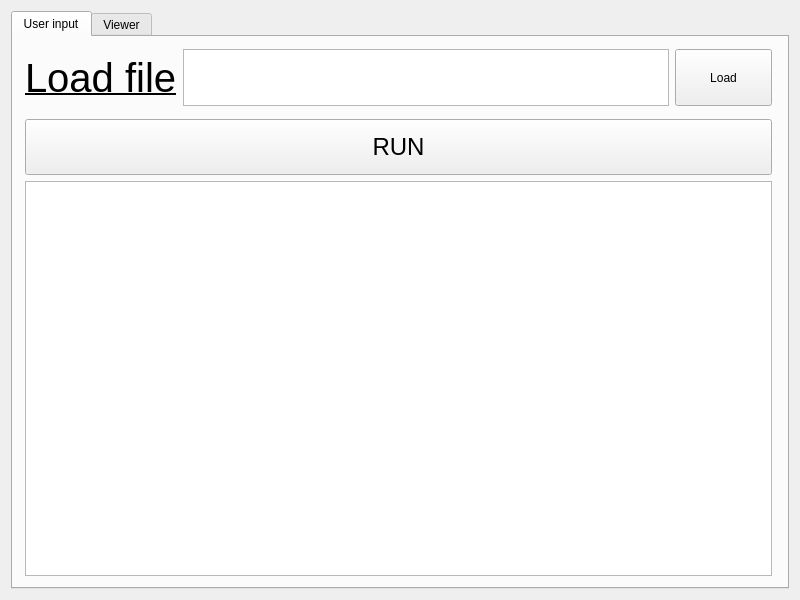
<?xml version="1.0" encoding="UTF-8"?>
<ui version="4.0">
 <class>MainWindow</class>
 <widget class="QMainWindow" name="MainWindow">
  <property name="geometry">
   <rect>
    <x>0</x>
    <y>0</y>
    <width>800</width>
    <height>600</height>
   </rect>
  </property>
  <property name="windowTitle">
   <string>MainWindow</string>
  </property>
  <widget class="QWidget" name="centralWidget">
   <property name="sizePolicy">
    <sizepolicy hsizetype="Maximum" vsizetype="Maximum">
     <horstretch>0</horstretch>
     <verstretch>0</verstretch>
    </sizepolicy>
   </property>
   <layout class="QVBoxLayout" name="verticalLayout">
    <item>
     <widget class="QTabWidget" name="tabWidget">
      <property name="tabShape">
       <enum>QTabWidget::Rounded</enum>
      </property>
      <property name="currentIndex">
       <number>0</number>
      </property>
      <widget class="QWidget" name="infomation">
       <property name="sizePolicy">
        <sizepolicy hsizetype="Expanding" vsizetype="Expanding">
         <horstretch>0</horstretch>
         <verstretch>0</verstretch>
        </sizepolicy>
       </property>
       <attribute name="title">
        <string>User input</string>
       </attribute>
       <widget class="QWidget" name="horizontalLayoutWidget">
        <property name="geometry">
         <rect>
          <x>10</x>
          <y>10</y>
          <width>751</width>
          <height>61</height>
         </rect>
        </property>
        <layout class="QHBoxLayout" name="horizontalLayout" stretch="0,5,1">
         <property name="leftMargin">
          <number>2</number>
         </property>
         <property name="topMargin">
          <number>2</number>
         </property>
         <property name="rightMargin">
          <number>2</number>
         </property>
         <property name="bottomMargin">
          <number>2</number>
         </property>
         <item>
          <widget class="QLabel" name="label">
           <property name="font">
            <font>
             <pointsize>30</pointsize>
             <underline>true</underline>
            </font>
           </property>
           <property name="text">
            <string>Load file</string>
           </property>
          </widget>
         </item>
         <item>
          <widget class="QTextEdit" name="textEdit">
           <property name="sizePolicy">
            <sizepolicy hsizetype="Expanding" vsizetype="Fixed">
             <horstretch>0</horstretch>
             <verstretch>0</verstretch>
            </sizepolicy>
           </property>
          </widget>
         </item>
         <item>
          <widget class="QPushButton" name="pushButton">
           <property name="sizePolicy">
            <sizepolicy hsizetype="Expanding" vsizetype="Expanding">
             <horstretch>0</horstretch>
             <verstretch>0</verstretch>
            </sizepolicy>
           </property>
           <property name="text">
            <string>Load</string>
           </property>
          </widget>
         </item>
        </layout>
       </widget>
       <widget class="QWidget" name="verticalLayoutWidget">
        <property name="geometry">
         <rect>
          <x>10</x>
          <y>80</y>
          <width>751</width>
          <height>461</height>
         </rect>
        </property>
        <layout class="QVBoxLayout" name="verticalLayout_2" stretch="1,7">
         <property name="leftMargin">
          <number>2</number>
         </property>
         <property name="topMargin">
          <number>2</number>
         </property>
         <property name="rightMargin">
          <number>2</number>
         </property>
         <property name="bottomMargin">
          <number>2</number>
         </property>
         <item>
          <widget class="QPushButton" name="pushButton_2">
           <property name="sizePolicy">
            <sizepolicy hsizetype="Minimum" vsizetype="Expanding">
             <horstretch>0</horstretch>
             <verstretch>0</verstretch>
            </sizepolicy>
           </property>
           <property name="font">
            <font>
             <pointsize>18</pointsize>
            </font>
           </property>
           <property name="text">
            <string>RUN</string>
           </property>
          </widget>
         </item>
         <item>
          <widget class="QTextEdit" name="textEdit_2"/>
         </item>
        </layout>
       </widget>
      </widget>
      <widget class="QWidget" name="viewer">
       <attribute name="title">
        <string>Viewer</string>
       </attribute>
      </widget>
     </widget>
    </item>
   </layout>
  </widget>
 </widget>
 <layoutdefault spacing="6" margin="11"/>
 <resources/>
 <connections/>
</ui>
